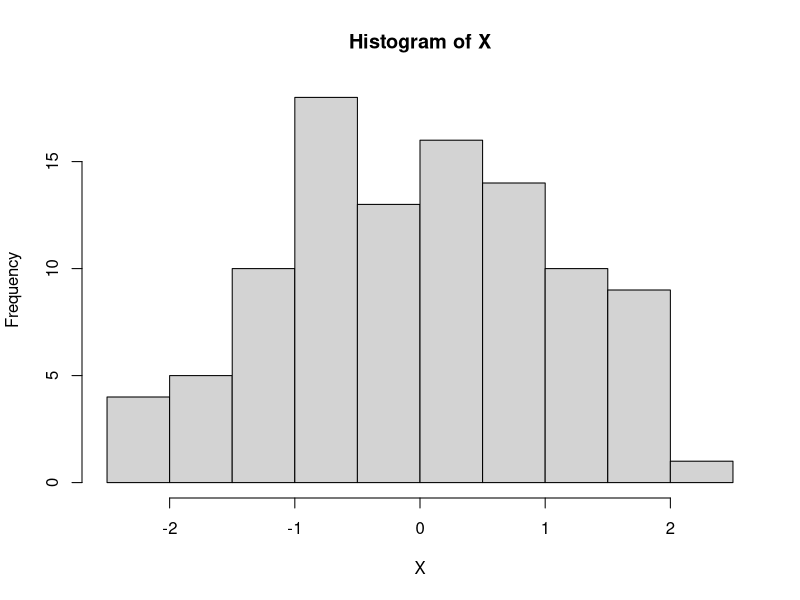

Generate this figure with R:
## ---- chunk 1
knitr::opts_chunk$set(echo = TRUE)
## ---- chunk 2

X<- rnorm(100)
hist(X)
